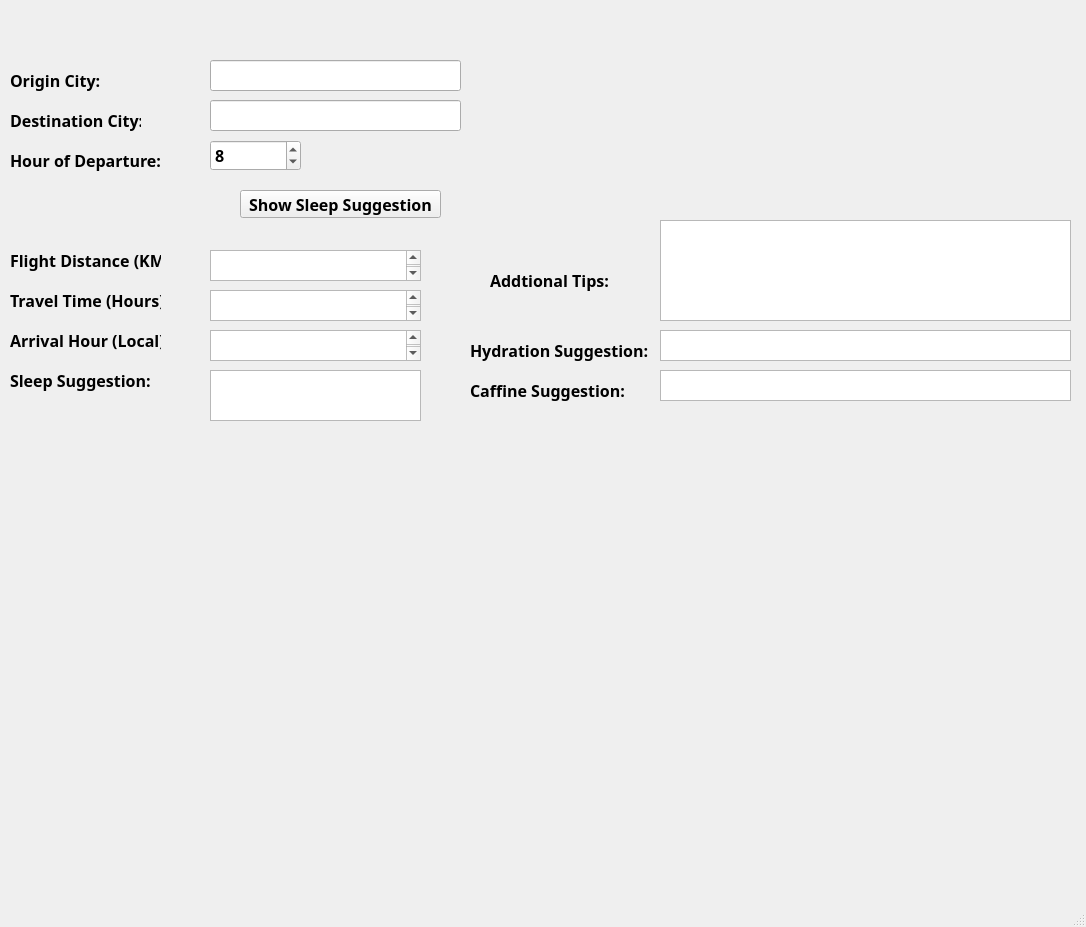
<?xml version="1.0" encoding="UTF-8"?>
<ui version="4.0">
 <class>JetLag</class>
 <widget class="QMainWindow" name="JetLag">
  <property name="geometry">
   <rect>
    <x>0</x>
    <y>0</y>
    <width>1086</width>
    <height>927</height>
   </rect>
  </property>
  <property name="font">
   <font>
    <family>Trebuchet MS</family>
    <pointsize>12</pointsize>
    <weight>75</weight>
    <bold>true</bold>
   </font>
  </property>
  <property name="windowTitle">
   <string>JetLag</string>
  </property>
  <property name="autoFillBackground">
   <bool>false</bool>
  </property>
  <widget class="QWidget" name="centralwidget">
   <widget class="QPushButton" name="cmdGetPlan">
    <property name="geometry">
     <rect>
      <x>240</x>
      <y>190</y>
      <width>201</width>
      <height>28</height>
     </rect>
    </property>
    <property name="text">
     <string>Show Sleep Suggestion</string>
    </property>
   </widget>
   <widget class="QLabel" name="lblOrigin">
    <property name="geometry">
     <rect>
      <x>10</x>
      <y>70</y>
      <width>101</width>
      <height>21</height>
     </rect>
    </property>
    <property name="font">
     <font>
      <family>Trebuchet MS</family>
      <pointsize>12</pointsize>
      <weight>75</weight>
      <bold>true</bold>
     </font>
    </property>
    <property name="text">
     <string>Origin City:</string>
    </property>
   </widget>
   <widget class="QLabel" name="lblDestination">
    <property name="geometry">
     <rect>
      <x>10</x>
      <y>110</y>
      <width>131</width>
      <height>21</height>
     </rect>
    </property>
    <property name="font">
     <font>
      <family>Trebuchet MS</family>
      <pointsize>12</pointsize>
      <weight>75</weight>
      <bold>true</bold>
     </font>
    </property>
    <property name="text">
     <string>Destination City:</string>
    </property>
   </widget>
   <widget class="QSpinBox" name="spinBox">
    <property name="geometry">
     <rect>
      <x>210</x>
      <y>140</y>
      <width>91</width>
      <height>31</height>
     </rect>
    </property>
    <property name="minimum">
     <number>0</number>
    </property>
    <property name="maximum">
     <number>23</number>
    </property>
    <property name="value">
     <number>8</number>
    </property>
   </widget>
   <widget class="QLabel" name="lblDepartureHour">
    <property name="geometry">
     <rect>
      <x>10</x>
      <y>150</y>
      <width>151</width>
      <height>21</height>
     </rect>
    </property>
    <property name="text">
     <string>Hour of Departure:</string>
    </property>
   </widget>
   <widget class="QLabel" name="label">
    <property name="geometry">
     <rect>
      <x>10</x>
      <y>360</y>
      <width>151</width>
      <height>41</height>
     </rect>
    </property>
    <property name="text">
     <string>Sleep Suggestion:</string>
    </property>
   </widget>
   <widget class="QLabel" name="label_2">
    <property name="geometry">
     <rect>
      <x>10</x>
      <y>240</y>
      <width>151</width>
      <height>41</height>
     </rect>
    </property>
    <property name="text">
     <string>Flight Distance (KM)</string>
    </property>
   </widget>
   <widget class="QLabel" name="label_3">
    <property name="geometry">
     <rect>
      <x>10</x>
      <y>280</y>
      <width>151</width>
      <height>41</height>
     </rect>
    </property>
    <property name="text">
     <string>Travel Time (Hours)</string>
    </property>
   </widget>
   <widget class="QLabel" name="label_4">
    <property name="geometry">
     <rect>
      <x>10</x>
      <y>320</y>
      <width>151</width>
      <height>41</height>
     </rect>
    </property>
    <property name="text">
     <string>Arrival Hour (Local):</string>
    </property>
   </widget>
   <widget class="QTextBrowser" name="txtFlightDistance">
    <property name="geometry">
     <rect>
      <x>210</x>
      <y>250</y>
      <width>211</width>
      <height>31</height>
     </rect>
    </property>
   </widget>
   <widget class="QTextBrowser" name="txtTravelTime">
    <property name="geometry">
     <rect>
      <x>210</x>
      <y>290</y>
      <width>211</width>
      <height>31</height>
     </rect>
    </property>
   </widget>
   <widget class="QTextBrowser" name="txtArrivalHour">
    <property name="geometry">
     <rect>
      <x>210</x>
      <y>330</y>
      <width>211</width>
      <height>31</height>
     </rect>
    </property>
   </widget>
   <widget class="QTextBrowser" name="txtSleepSuggestion">
    <property name="geometry">
     <rect>
      <x>210</x>
      <y>370</y>
      <width>211</width>
      <height>51</height>
     </rect>
    </property>
    <property name="html">
     <string>&lt;!DOCTYPE HTML PUBLIC &quot;-//W3C//DTD HTML 4.0//EN&quot; &quot;http://www.w3.org/TR/REC-html40/strict.dtd&quot;&gt;
&lt;html&gt;&lt;head&gt;&lt;meta name=&quot;qrichtext&quot; content=&quot;1&quot; /&gt;&lt;style type=&quot;text/css&quot;&gt;
p, li { white-space: pre-wrap; }
&lt;/style&gt;&lt;/head&gt;&lt;body style=&quot; font-family:'Trebuchet MS'; font-size:12pt; font-weight:600; font-style:normal;&quot;&gt;
&lt;p style=&quot;-qt-paragraph-type:empty; margin-top:0px; margin-bottom:0px; margin-left:0px; margin-right:0px; -qt-block-indent:0; text-indent:0px; font-family:'MS Shell Dlg 2'; font-size:8.25pt; font-weight:400;&quot;&gt;&lt;br /&gt;&lt;/p&gt;&lt;/body&gt;&lt;/html&gt;</string>
    </property>
   </widget>
   <widget class="QLineEdit" name="txtOriginCityName">
    <property name="geometry">
     <rect>
      <x>210</x>
      <y>60</y>
      <width>251</width>
      <height>31</height>
     </rect>
    </property>
   </widget>
   <widget class="QLineEdit" name="txtDestinationCityName">
    <property name="geometry">
     <rect>
      <x>210</x>
      <y>100</y>
      <width>251</width>
      <height>31</height>
     </rect>
    </property>
   </widget>
   <widget class="QLabel" name="lblMap">
    <property name="geometry">
     <rect>
      <x>30</x>
      <y>420</y>
      <width>550</width>
      <height>550</height>
     </rect>
    </property>
    <property name="sizePolicy">
     <sizepolicy hsizetype="Fixed" vsizetype="Fixed">
      <horstretch>0</horstretch>
      <verstretch>0</verstretch>
     </sizepolicy>
    </property>
    <property name="text">
     <string/>
    </property>
   </widget>
   <widget class="QTextBrowser" name="txtHydrationSuggestion">
    <property name="geometry">
     <rect>
      <x>660</x>
      <y>330</y>
      <width>411</width>
      <height>31</height>
     </rect>
    </property>
    <property name="html">
     <string>&lt;!DOCTYPE HTML PUBLIC &quot;-//W3C//DTD HTML 4.0//EN&quot; &quot;http://www.w3.org/TR/REC-html40/strict.dtd&quot;&gt;
&lt;html&gt;&lt;head&gt;&lt;meta name=&quot;qrichtext&quot; content=&quot;1&quot; /&gt;&lt;style type=&quot;text/css&quot;&gt;
p, li { white-space: pre-wrap; }
&lt;/style&gt;&lt;/head&gt;&lt;body style=&quot; font-family:'Trebuchet MS'; font-size:12pt; font-weight:600; font-style:normal;&quot;&gt;
&lt;p style=&quot;-qt-paragraph-type:empty; margin-top:0px; margin-bottom:0px; margin-left:0px; margin-right:0px; -qt-block-indent:0; text-indent:0px; font-family:'MS Shell Dlg 2'; font-size:8.25pt; font-weight:400;&quot;&gt;&lt;br /&gt;&lt;/p&gt;&lt;/body&gt;&lt;/html&gt;</string>
    </property>
   </widget>
   <widget class="QTextBrowser" name="txtCaffeineSuggestion">
    <property name="geometry">
     <rect>
      <x>660</x>
      <y>370</y>
      <width>411</width>
      <height>31</height>
     </rect>
    </property>
    <property name="html">
     <string>&lt;!DOCTYPE HTML PUBLIC &quot;-//W3C//DTD HTML 4.0//EN&quot; &quot;http://www.w3.org/TR/REC-html40/strict.dtd&quot;&gt;
&lt;html&gt;&lt;head&gt;&lt;meta name=&quot;qrichtext&quot; content=&quot;1&quot; /&gt;&lt;style type=&quot;text/css&quot;&gt;
p, li { white-space: pre-wrap; }
&lt;/style&gt;&lt;/head&gt;&lt;body style=&quot; font-family:'Trebuchet MS'; font-size:12pt; font-weight:600; font-style:normal;&quot;&gt;
&lt;p style=&quot;-qt-paragraph-type:empty; margin-top:0px; margin-bottom:0px; margin-left:0px; margin-right:0px; -qt-block-indent:0; text-indent:0px; font-family:'MS Shell Dlg 2'; font-size:8.25pt; font-weight:400;&quot;&gt;&lt;br /&gt;&lt;/p&gt;&lt;/body&gt;&lt;/html&gt;</string>
    </property>
   </widget>
   <widget class="QTextBrowser" name="txtAdditionalTips">
    <property name="geometry">
     <rect>
      <x>660</x>
      <y>220</y>
      <width>411</width>
      <height>101</height>
     </rect>
    </property>
    <property name="html">
     <string>&lt;!DOCTYPE HTML PUBLIC &quot;-//W3C//DTD HTML 4.0//EN&quot; &quot;http://www.w3.org/TR/REC-html40/strict.dtd&quot;&gt;
&lt;html&gt;&lt;head&gt;&lt;meta name=&quot;qrichtext&quot; content=&quot;1&quot; /&gt;&lt;style type=&quot;text/css&quot;&gt;
p, li { white-space: pre-wrap; }
&lt;/style&gt;&lt;/head&gt;&lt;body style=&quot; font-family:'Trebuchet MS'; font-size:12pt; font-weight:600; font-style:normal;&quot;&gt;
&lt;p style=&quot;-qt-paragraph-type:empty; margin-top:0px; margin-bottom:0px; margin-left:0px; margin-right:0px; -qt-block-indent:0; text-indent:0px; font-family:'MS Shell Dlg 2'; font-size:8.25pt; font-weight:400;&quot;&gt;&lt;br /&gt;&lt;/p&gt;&lt;/body&gt;&lt;/html&gt;</string>
    </property>
   </widget>
   <widget class="QLabel" name="label_5">
    <property name="geometry">
     <rect>
      <x>490</x>
      <y>260</y>
      <width>131</width>
      <height>41</height>
     </rect>
    </property>
    <property name="text">
     <string>Addtional Tips:</string>
    </property>
   </widget>
   <widget class="QLabel" name="label_6">
    <property name="geometry">
     <rect>
      <x>470</x>
      <y>370</y>
      <width>161</width>
      <height>41</height>
     </rect>
    </property>
    <property name="text">
     <string>Caffine Suggestion:</string>
    </property>
   </widget>
   <widget class="QLabel" name="label_7">
    <property name="geometry">
     <rect>
      <x>470</x>
      <y>330</y>
      <width>181</width>
      <height>41</height>
     </rect>
    </property>
    <property name="text">
     <string>Hydration Suggestion:</string>
    </property>
   </widget>
  </widget>
  <widget class="QMenuBar" name="menubar">
   <property name="geometry">
    <rect>
     <x>0</x>
     <y>0</y>
     <width>1086</width>
     <height>28</height>
    </rect>
   </property>
  </widget>
  <widget class="QStatusBar" name="statusbar"/>
 </widget>
 <resources/>
 <connections/>
</ui>
